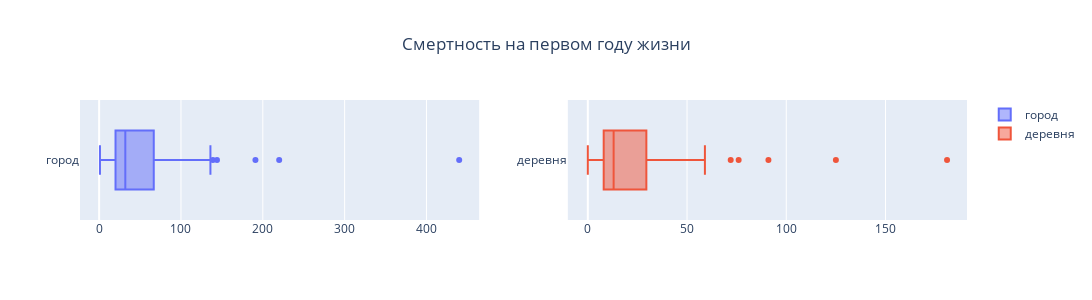

The cell this chart's notebook holds for it:
### Markdown cell above
##### 1.2.3 число умерших детей на первом году жизни (город, деревня)

### Code cell
fig=make_subplots(rows=1,
                  cols=2)
fig.add_box(x=df['число умерших детей на первом году жизни в городе 2020'],row=1,col=1,name='город')
fig.add_box(x=df['число умерших детей на первом году жизни в деревне 2020'],row=1,col=2,name='деревня')

fig.update_layout(title={'text':'Смертность на первом году жизни','x':0.5},
                  height=300, # общаая высота графика
                  width=1200,
                  )
fig.show()

### Figure 1 — Plotly figure (JSON) as saved in the notebook; plotly's stock layout.template omitted (floating-point values rounded to 4 significant figures)
{"data": [{"name": "город", "type": "box", "x": [440.0, 220.0, 139.0, 191.0, 144.0, 124.0, 113.0, 130.0, 102.0, 102.0, 104.0, 136.0, 109.0, 79.0, 130.0, 109.0, 88.0, 66.0, 45.0, 118.0, 58.0, 53.0, 38.0, 61.0, 48.0, 69.0, 38.0, 70.0, 25.0, 48.0, 40.0, 109.0, 49.0, 51.0, 53.0, 25.0, 31.0, 33.0, 32.0, 32.0, 17.0, 29.0, 36.0, 22.0, 31.0, 31.0, 24.0, 33.0, 33.0, 30.0, 10.0, 51.0, 20.0, 25.0, 40.0, 34.0, 27.0, 22.0, 31.0, 14.0, 9.0, 29.0, 25.0, 21.0, 24.0, 20.0, 29.0, 10.0, 19.0, 12.0, 15.0, 16.0, 24.0, 20.0, 13.0, 7.0, 15.0, 19.0, 11.0, 3.0, 1.0, 6.0, 4.0, 7.0, 2.0], "xaxis": "x", "yaxis": "y"}, {"name": "деревня", "type": "box", "x": [10.0, 26.0, 91.0, 0.0, 38.0, 76.0, 125.0, 40.0, 31.0, 26.0, 26.0, 181.0, 44.0, 59.0, 34.0, 20.0, 31.0, 31.0, 16.0, 49.0, 12.0, 44.0, 31.0, 44.0, 54.0, 26.0, 14.0, 5.0, 22.0, 23.0, 23.0, 72.0, 15.0, 10.0, 5.0, 18.0, 9.0, 12.0, 8.0, 11.0, 7.0, 12.0, 23.0, 13.0, 15.0, 11.0, 5.0, 12.0, 31.0, 5.0, 14.0, 13.0, 8.0, 3.0, 29.0, 33.0, 12.0, 35.0, 15.0, 4.0, 8.0, 13.0, 0.0, 12.0, 9.0, 11.0, 13.0, 10.0, 4.0, 8.0, 10.0, 5.0, 23.0, 5.0, 12.0, 7.0, 0.0, 17.0, 3.0, 5.0, 21.0, 5.0, 0.0, 1.0, 2.0], "xaxis": "x2", "yaxis": "y2"}], "layout": {"height": 300, "title": {"text": "Смертность на первом году жизни", "x": 0.5}, "width": 1200, "xaxis": {"anchor": "y", "domain": [0, 0.45]}, "xaxis2": {"anchor": "y2", "domain": [0.55, 1]}, "yaxis": {"anchor": "x", "domain": [0, 1]}, "yaxis2": {"anchor": "x2", "domain": [0, 1]}}}
